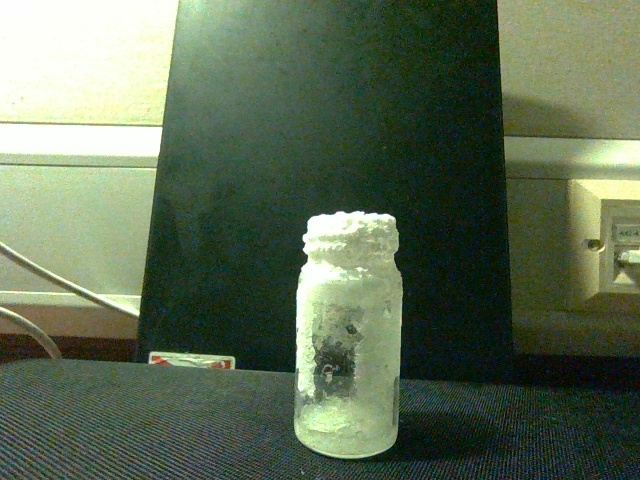
#> input picture color_image.jpg, 640 x 480 px
$ python -i saving.py   (imports and definitions only)
#> lines starting #> are read from the running program, lines starting #| are printed output that depends on the picture
'''This file is to save the results of the pipeline to a file, as well as create human visualizations
for the results.'''

import os
import cv2
import numpy as np
from datetime import datetime
from image_data import ImageData

# [89 lines left out: functions create_failed_images_log, save_combined_results, not called in this run]


def create_visualizations(image_data):
    """
    Apply colormaps to depth images for visualization.

    Args:
        image_data (ImageData): ImageData object containing extracted_depth, depth_denoised, and thresh

    Returns:
        ImageData: Updated ImageData object with colored visualizations
    """
    # Apply JET colormap to each depth image
    image_data.extracted_depth_colored = cv2.normalize(image_data.extracted_depth, None, 0, 255, cv2.NORM_MINMAX).astype(np.uint8)
    image_data.extracted_depth_colored = cv2.applyColorMap(image_data.extracted_depth_colored, cv2.COLORMAP_JET)

    image_data.depth_denoised_colored = cv2.normalize(image_data.depth_denoised, None, 0, 255, cv2.NORM_MINMAX).astype(np.uint8)
    image_data.depth_denoised_colored = cv2.applyColorMap(image_data.depth_denoised_colored, cv2.COLORMAP_JET)

    image_data.thresh_colored = cv2.normalize(image_data.thresh, None, 0, 255, cv2.NORM_MINMAX).astype(np.uint8)
    image_data.thresh_colored = cv2.applyColorMap(image_data.thresh_colored, cv2.COLORMAP_JET);

    return image_data


# [72 lines left out: function save_simplified_results, not called in this run]

>>> import cv2
>>> picture = cv2.imread('color_image.jpg', cv2.IMREAD_GRAYSCALE)
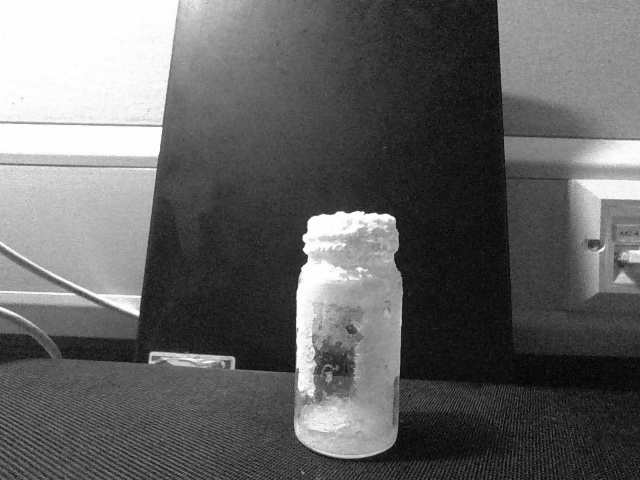
#> picture: shape (480, 640); min 0, max 255, mean 100.9
#> (the run stopped early here; a loop or call above may not have finished)

$ run again, on image2.jpg
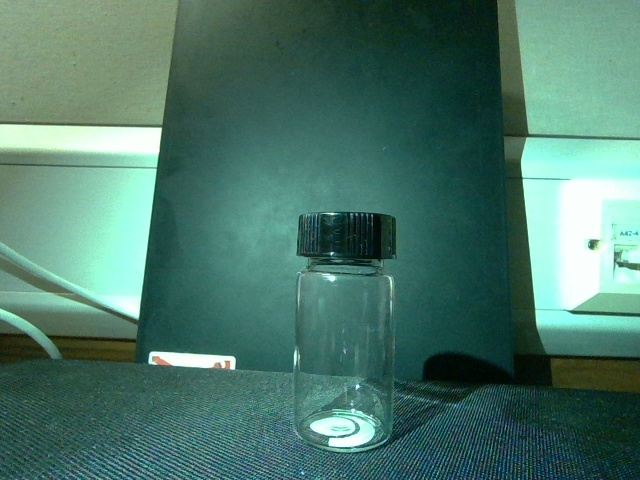
#> input picture image2.jpg, 640 x 480 px
#> `picture = cv2.imread('color_image.jpg', cv2.IMREAD_GRAYSCALE)`:
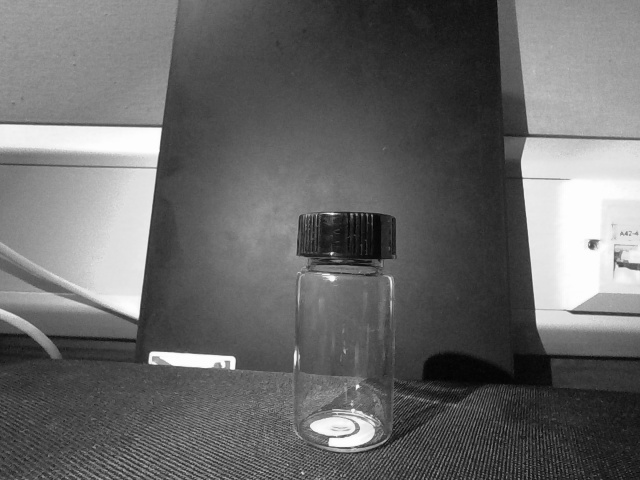
#> picture: shape (480, 640); min 1, max 255, mean 104.9
